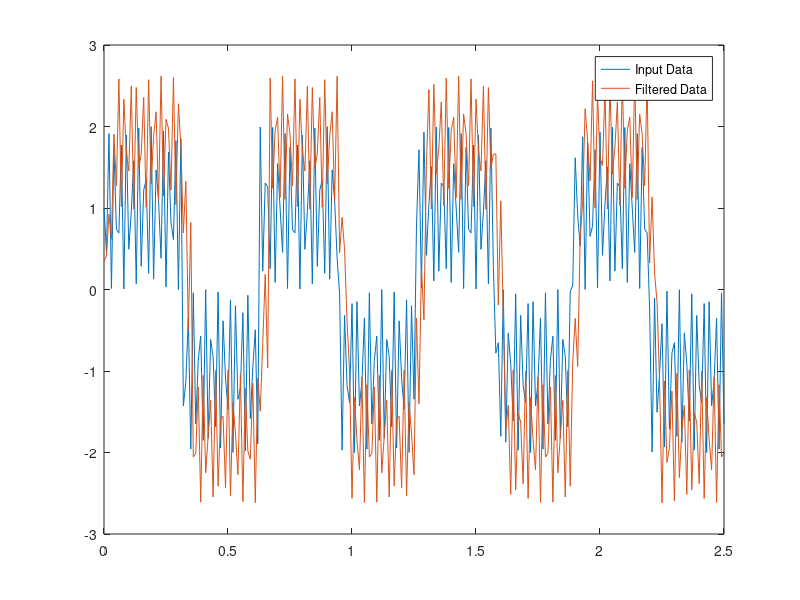

Reproduce this figure in MATLAB.
clc;
clf;
 
b = [0.347136126715185677760189264517975971103                                                        
0.25351149148747326167452342815522570163                                                         
0.142852598338356534535265041085949633271                                                        
0.062278739307890795817712614734773524106                                                        
0.996061648029559543182642755709821358323                                                        
                                      ]'
%t = linspace(-pi,pi,100);
t=0:0.01:2.5;
rng default  %initialize random number generator
x = square(10*t) + sin(1000*t) 


y = filter(b,1,x);
fig1 = figure(1);
plot(t,x)
hold on
plot(t,y)
legend('Input Data','Filtered Data')